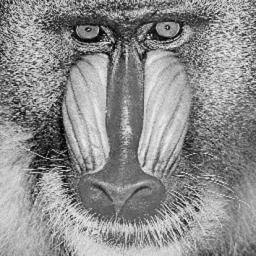
#> input picture Lab4/Mandrill.png, 256 x 256 px
$ jupyter execute lab4.ipynb
#> lines starting #> are read from the running program, lines starting #| are printed output that depends on the picture
[cell 1]
import cv2
import numpy as np
import matplotlib.pyplot as plt
from math import ceil

[cell 2]
# Show the original image
img = cv2.imread('Mandrill.png',0)
#> img is the input picture: shape (256, 256); min 0, max 251, mean 140.8
plt.imshow(img, cmap='gray')

[cell 3]
# blur function returns the blurred image given a clear image and the kernel size to be used for blurring
def blur(img, kernel):
    assert kernel.shape[0] == kernel.shape[1]
    kernel = np.flip(kernel, (0,1)) # Flipping the kernel through both axes
    n = kernel.shape[0]
    (l,w) = img.shape
    assert n%2==1
    blur_img = np.zeros(img.shape)

    # For each i,j we superpose the flipped kernel on top of the image coordinate and multiply corresponding values
    # and add them. We also normalise each value by the kernel_sum since the sum of the kernel is assumed to be 1.
    # For the boundary values where part of the kernel lies outside the image, we will normalise only with the values
    # in the kernel which lie within the image.
    for i in range(img.shape[0]):
        for j in range(img.shape[1]):
            kernel_sum = 0
            intensity_sum = 0
            # Compute the sum of all the intensities around a particular coordinate multiplied by the corresponding
            # kernel values. This is stored in intensity_sum. kernel_sum stores the sum of all kernel values which
            # lie within the image.
            for k in range(i-n//2,i+n//2+1):
                for m in range(j-n//2, j+n//2+1):
                    if k<l and k>=0 and m<w and m>=0:
                        kernel_sum+=kernel[k-(i-n//2), m-(j-n//2)]
                        intensity_sum +=kernel[k-(i-n//2), m-(j-n//2)]*img[k,m]

            # Finally the computed image intensity for that coordinate is normalised by the kernel_sum
            blur_img[i,j] = intensity_sum/kernel_sum
    # Return the blurred image
    return blur_img

# Function to compute the gaussian kernel given the value of sigma
def get_kernel(sigma):
    # n is the kernel size
    n = ceil(6*sigma + 1)
    # n=1 is a trivial case
    if n==1: return np.array([[1.]])
    # Make n odd
    if n%2==0:
        n+=1
    # Compute all the values of the gaussian kernel
    p = n//2
    kernel = np.zeros((n,n))
    for i in range(-p, p+1):
        for j in range(-p,p+1):
            kernel[p+i,p+j] = np.exp((-i**2-j**2)/(2*(sigma**2)))/(2*(sigma**2)*np.pi) ## Recheck this

    return kernel

[cell 4]
# List of sigmas for which blurred image has to be computed
sigmas = [1.6, 1.2, 1.0, 0.6, 0.3, 0.0]
blurred_imgs = []
for sig in sigmas:
    # Get the Gaussian kernel
    ker = get_kernel(sig)

    # Compute the blurred image for each value of sigma
    blurred_img = blur(img, ker)
    blurred_imgs.append(blurred_img)
#> this loop made 6 passes
#> pass 1, `blurred_img = blur(img, ker)`:
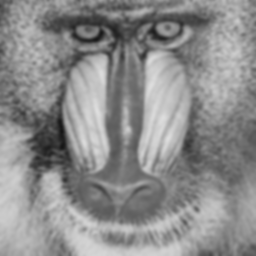
#> blurred_img: shape (256, 256) float64; min 21.13, max 222, mean 140.8
#> after the loop, blurred_imgs = 6 items

[cell 5]
# Plot all the blurred images
f, axs = plt.subplots(2, 3, figsize = (12,9))
plt.suptitle("Blurred Images for different values of sigma")
for i in range(2):
    for j in range(3):
        axs[i,j].set_title("sigma = %.1f"%(sigmas[3*i+j]))
        axs[i,j].imshow(blurred_imgs[3*i+j], cmap = 'gray')
plt.show()
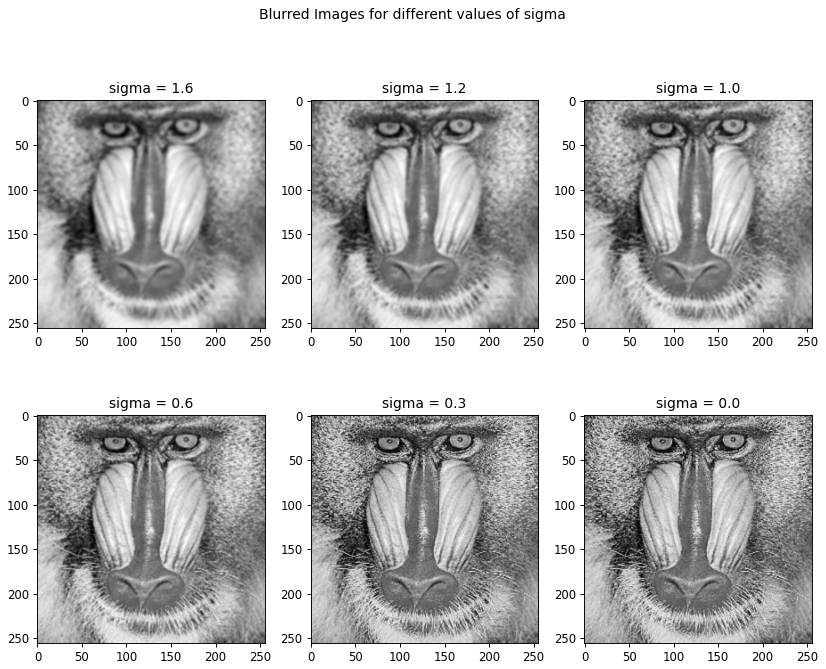
#> figure drawn by matplotlib, 6 panels
